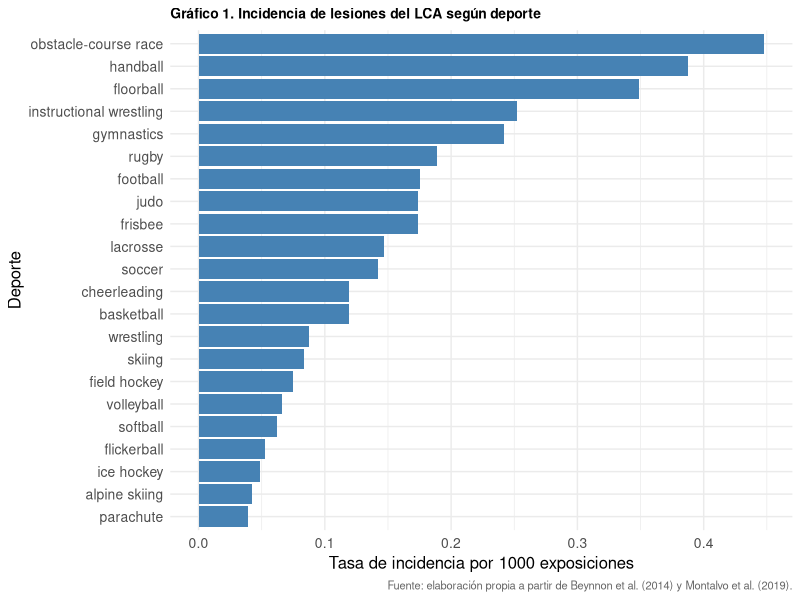
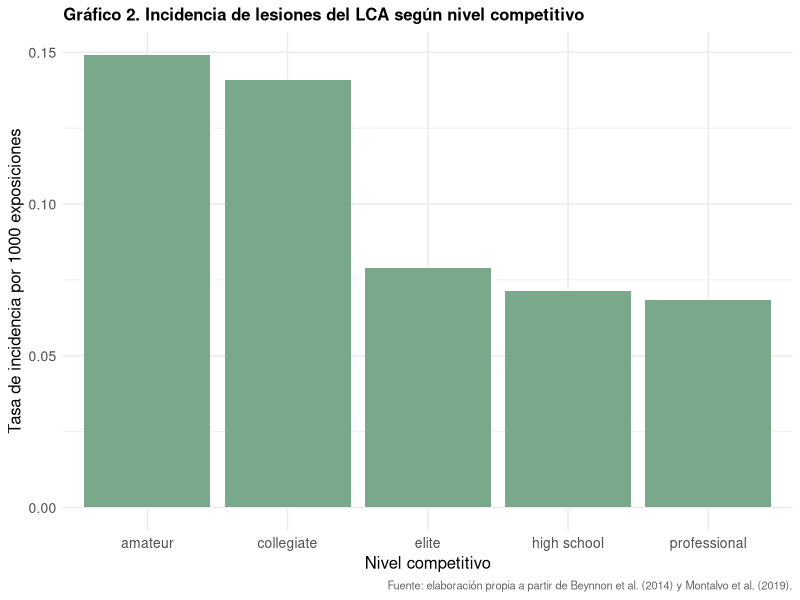
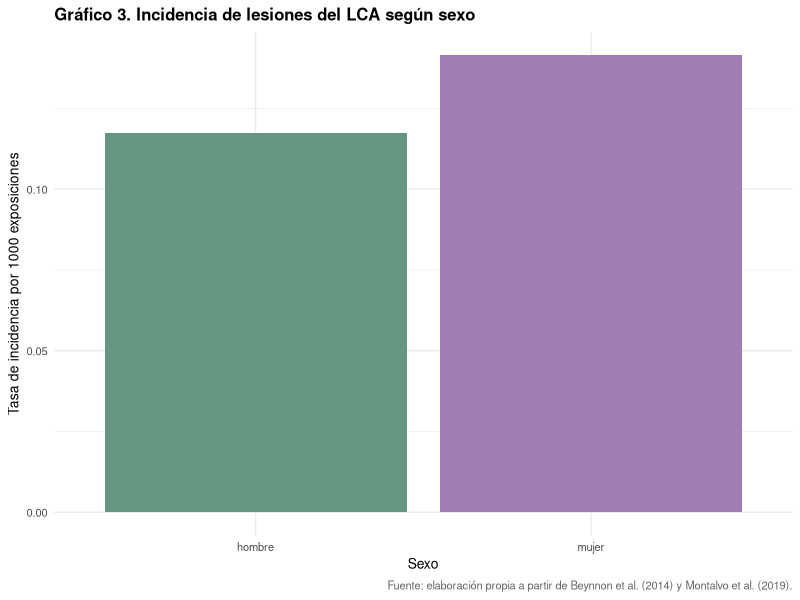
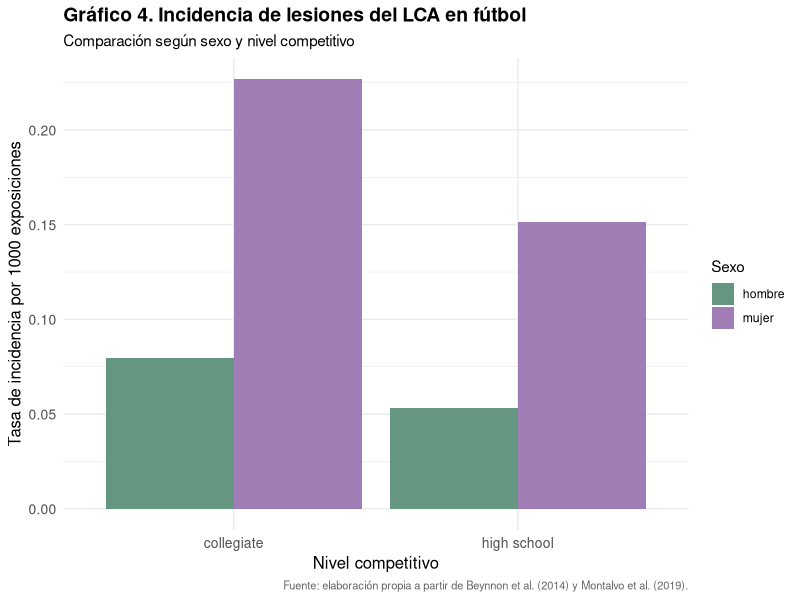

The R script that drew these images, in order:
## ---- chunk 1
#| echo: false
#| message: false


library(tidyverse)

## ---- chunk 2
#| echo: false
#| message: false

library(readxl)
base_maestra_lca <- read_excel("../data/Data_Integrada/base_maestra_lca.xlsx",
    sheet = "Base_maestra"
    )
## ---- chunk 3
#| echo: false

knitr::kable(
  head(
    base_maestra_lca[, c(
      "deporte",
      "sexo",
      "nivel.agrupado",
      "lesiones.lca",
      "exposiciones",
      "tasa.por.1000"
    )],
    5
  ),
  caption = 
    NULL,
    digits = 3
)
## ---- chunk 4
#| echo: false

incidencia.deporte <- base_maestra_lca |>
  filter(
    deporte != "desconocido",
    deporte != "soccer, basketball",
    exposiciones > 0
  ) |>
  group_by(deporte) |>
  summarise(
    lesiones = sum(lesiones.lca),
    exposiciones = sum(exposiciones)
  ) |>
  mutate(
    tasa.incidencia = (lesiones / exposiciones) * 1000
  )

incidencia.deporte.top <- incidencia.deporte |>
  slice_max(
    order_by = tasa.incidencia,
    n = 22,
    with_ties = FALSE
  )


## ---- chunk 5
#| echo: false

grafico.deporte <- ggplot(
  incidencia.deporte.top,
  aes(
    x = reorder(deporte, tasa.incidencia),
    y = tasa.incidencia
  )
) +
  geom_col(fill = "steelblue") +
  coord_flip() +
  labs(
    title = stringr::str_wrap("Gráfico 1. Incidencia de lesiones del LCA según deporte"),
    x = "Deporte",
    y = "Tasa de incidencia por 1000 exposiciones",
    caption = paste(
  "Fuente: elaboración propia a partir de",
  "Beynnon et al. (2014) y Montalvo et al. (2019)."
)
  ) +
  theme_minimal() +
  theme(
    plot.caption = element_text(
  size = 8,
  hjust = 1,
  color = "grey40"
),
    plot.title = element_text(size = 10, face = "bold"),
    axis.title = element_text(size = 12),
    axis.text = element_text(size = 10)
  )

grafico.deporte


## ---- chunk 6
#| echo: false

incidencia.nivel <- base_maestra_lca |>
  filter(
    nivel.agrupado %in% c(
      "amateur",
      "collegiate",
      "elite",
      "high school",
      "professional"),
    exposiciones > 0
  ) |>
  group_by(nivel.agrupado) |>
  summarise(
    lesiones = sum(lesiones.lca),
    exposiciones = sum(exposiciones)
  ) |>
  mutate(
    tasa.incidencia = (lesiones / exposiciones) * 1000
  )
## ---- chunk 7
#| echo: false
#| fig-width: 6
#| fig-height: 3.5
#| out-width: "80%"
#| fig-align: center

grafico.nivel <- ggplot(
  incidencia.nivel,
  aes(
    x = reorder(nivel.agrupado, -tasa.incidencia),
    y = tasa.incidencia
  )
) +
  geom_col(fill = "#79A88B") +
  labs(
    title = "Gráfico 2. Incidencia de lesiones del LCA según nivel competitivo",
    x = "Nivel competitivo",
    y = "Tasa de incidencia por 1000 exposiciones",
    caption = paste(
  "Fuente: elaboración propia a partir de",
  "Beynnon et al. (2014) y Montalvo et al. (2019)."
)
  ) +
  theme_minimal() +
  theme(
    plot.caption = element_text(
  size = 8,
  hjust = 1,
  color = "grey40"
),
    plot.title = element_text(size = 12, face = "bold"),
    axis.title = element_text(size = 12),
    axis.text = element_text(size = 10)
  )

grafico.nivel


## ---- chunk 8
#| echo: false

incidencia.sexo <- base_maestra_lca |>
  filter(
    sexo != "desconocido",
    exposiciones > 0
  ) |>
  group_by(sexo) |>
  summarise(
    lesiones = sum(lesiones.lca),
    exposiciones = sum(exposiciones)
  ) |>
  mutate(
    tasa.incidencia = (lesiones / exposiciones) * 1000
  )


## ---- chunk 9
#| echo: false
#| fig-width: 6
#| fig-height: 3.5
#| out-width: "80%"
#| fig-align: center

grafico.sexo <- ggplot(
  incidencia.sexo,
  aes(
    x = sexo,
    y = tasa.incidencia,
    fill = sexo
  )
) +
  geom_col() +
  scale_fill_manual(
  values = c(
    "hombre" = "#659681", 
    "mujer" = "#A17DB5")
) +
labs(
    title = "Gráfico 3. Incidencia de lesiones del LCA según sexo",
    x = "Sexo",
    y = "Tasa de incidencia por 1000 exposiciones",
    caption = paste(
  "Fuente: elaboración propia a partir de",
  "Beynnon et al. (2014) y Montalvo et al. (2019)."
)
  ) +
  theme_minimal() +
  theme(
    plot.caption = element_text(
  size = 8,
  hjust = 1,
  color = "grey40"
),
    plot.title = element_text(size = 12, face = "bold"),
    axis.title = element_text(size = 10),
    axis.text = element_text(size = 8),
    legend.position = "none"
  )


grafico.sexo
## ---- chunk 10
#| echo: false

soccer.caso <- base_maestra_lca |>
  filter(
    deporte == "soccer",
    sexo %in% c("hombre", "mujer"),
    nivel.agrupado %in% c("high school", "collegiate"),
    exposiciones > 0
  ) |>
  group_by(nivel.agrupado, sexo) |>
  summarise(
    lesiones = sum(lesiones.lca),
    exposiciones = sum(exposiciones),
    .groups = "drop"
  ) |>
  mutate(
    tasa.incidencia = (lesiones / exposiciones) * 1000
  )
## ---- chunk 11
#| echo: false
#| fig-width: 6
#| fig-height: 3.5
#| out-width: "80%"
#| fig-align: center

grafico.soccer <- ggplot(
  soccer.caso,
  aes(
    x = nivel.agrupado,
    y = tasa.incidencia,
    fill = sexo
  )
) +
  geom_col(
    position = "dodge"
  ) +
  scale_fill_manual(
  values = c(
    "hombre" = "#659681", 
    "mujer" = "#A17DB5")
  ) +
labs(
    title = "Gráfico 4. Incidencia de lesiones del LCA en fútbol",
    subtitle = "Comparación según sexo y nivel competitivo",
    x = "Nivel competitivo",
    y = "Tasa de incidencia por 1000 exposiciones",
    fill = "Sexo",
    caption = paste(
  "Fuente: elaboración propia a partir de",
  "Beynnon et al. (2014) y Montalvo et al. (2019)."
)
  ) +
  theme_minimal() +
  theme(
    plot.caption = element_text(
  size = 8,
  hjust = 1,
  color = "grey40"
),
    plot.title = element_text(size = 14, face = "bold"),
    axis.title = element_text(size = 12),
    axis.text = element_text(size = 10)
  )

grafico.soccer
